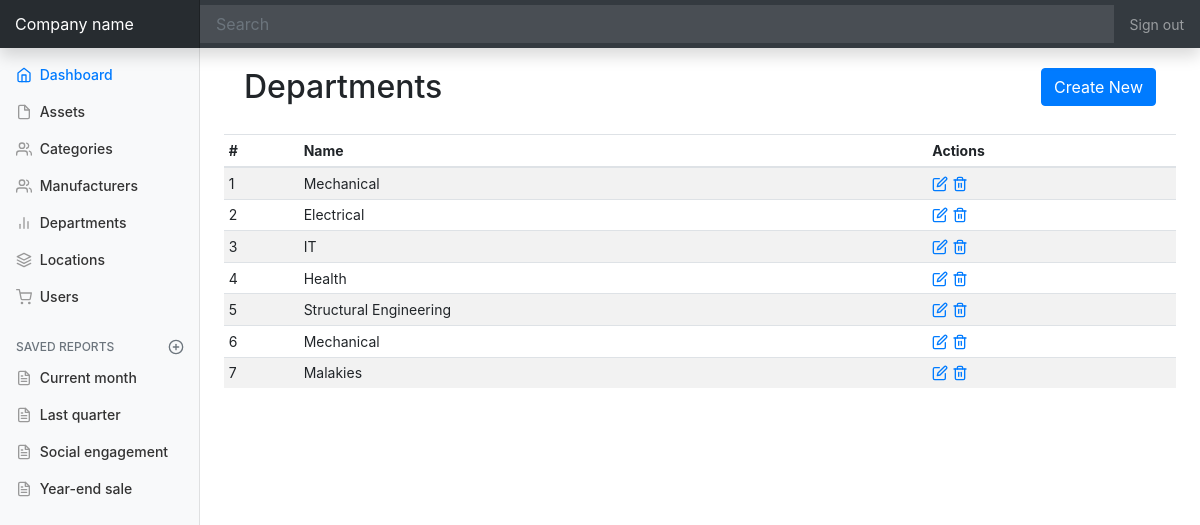
/departments, run on an earlier commit of the app's database.
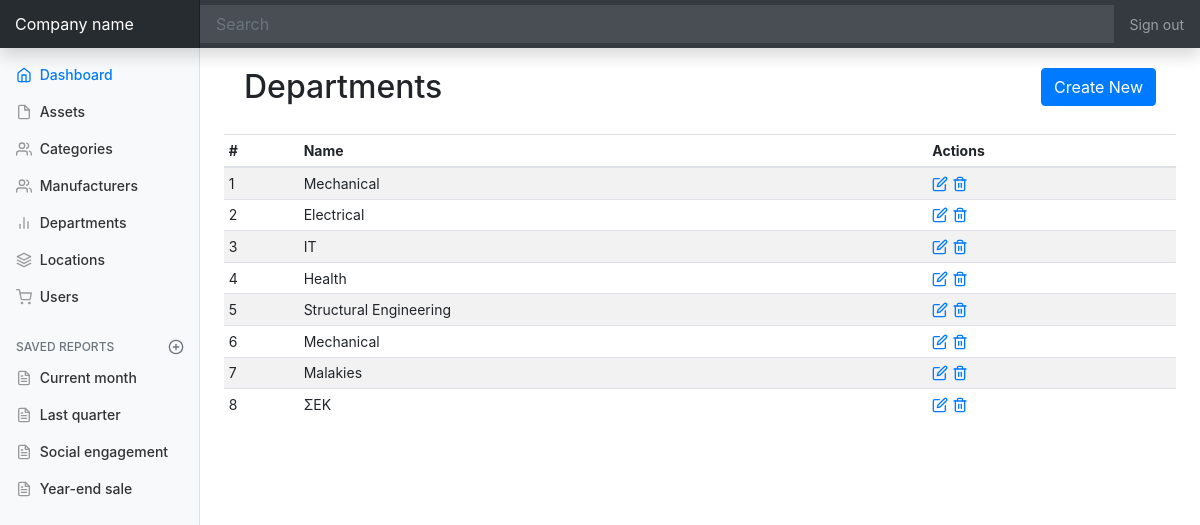
And on a later commit of the database.
### app/models.py (models this page shows, shortened)
class Department(db.Model):
	id = db.Column(db.Integer, primary_key=True)
	name = db.Column(db.String(64), unique=True)
	locations = db.relationship('Location', backref="department")

### app/routes.py (the view)
@app.route('/departments')
def departments():
	departments = Department.query.all()
	return render_template('departments.html', title='Departments', departments=departments)

### app/templates/departments.html
{% extends "base.html" %}
{% block content %}
<section style="padding: 20px;">
  <h2 style="display:inline-flex;">Departments</h2>
  <a class="btn btn-primary float-right" href="departments/create">Create New</a>
</section>
<div class="table-responsive">
  <table class="table table-striped table-sm">
    <thead>
      <tr>
        <th>#</th>
        <th>Name</th>
        <th>Actions</th>
      </tr>
    </thead>
    <tbody>
    	{% for department in departments %}
      <tr>
        <td>{{ department.id }}</td>
        <td>{{ department.name }}</td>
        <td>
          <a href="#"><span data-feather="edit"></span></a>
          <a href="#"><span data-feather="trash-2"></span></a>
        </td>
      </tr>
      {% endfor %}
    </tbody>
  </table>
</div>
{% endblock %}

### app/templates/base.html (shortened to what this page needs)
<!doctype html>
<html lang="en">
  <head>
    <link rel="stylesheet" href="https://stackpath.bootstrapcdn.com/bootstrap/4.1.3/css/bootstrap.min.css">
    <link href="{{ url_for('static', filename='dashboard.css') }}" rel="stylesheet">
  </head>
  <body>
    <nav class="navbar navbar-dark fixed-top bg-dark flex-md-nowrap p-0 shadow">
      <a class="navbar-brand col-sm-3 col-md-2 mr-0" href="{{ url_for('index')}}">Company name</a>
      <input class="form-control form-control-dark w-100" type="text" placeholder="Search" aria-label="Search">
      <ul class="navbar-nav px-3">
        <li class="nav-item text-nowrap">
          <a class="nav-link" href="#">Sign out</a>
        </li>
      </ul>
    </nav>
    <div class="container-fluid">
      <div class="row">
        <nav class="col-md-2 d-none d-md-block bg-light sidebar">
          <div class="sidebar-sticky">
            <ul class="nav flex-column">
              <li class="nav-item">
                <a class="nav-link active" href="#">
                  <span data-feather="home"></span>
                  Dashboard <span class="sr-only">(current)</span>
                </a>
              </li>
              <li class="nav-item">
                <a class="nav-link" href="{{ url_for('assets') }}">
                  <span data-feather="file"></span>
                  Assets
                </a>
              </li>
              <li class="nav-item">
                <a class="nav-link" href="{{ url_for('categories') }}">
                  <span data-feather="users"></span>
                  Categories
                </a>
              </li>
              <li class="nav-item">
                <a class="nav-link" href="{{ url_for('manufacturers') }}">
                  <span data-feather="users"></span>
                  Manufacturers
                </a>
              </li>
              <li class="nav-item">
                <a class="nav-link" href="{{ url_for('departments') }}">
                  <span data-feather="bar-chart-2"></span>
                  Departments
                </a>
              </li>
              <li class="nav-item">
                <a class="nav-link" href="{{ url_for('locations') }}">
                  <span data-feather="layers"></span>
                  Locations
                </a>
              </li>
              <li class="nav-item">
                <a class="nav-link" href="{{ url_for('users') }}">
                  <span data-feather="shopping-cart"></span>
                  Users
                </a>
            </li>
            </ul>
            <h6 class="sidebar-heading d-flex justify-content-between align-items-center px-3 mt-4 mb-1 text-muted">
              <span>Saved reports</span>
              <a class="d-flex align-items-center text-muted" href="#">
                <span data-feather="plus-circle"></span>
              </a>
            </h6>
            <ul class="nav flex-column mb-2">
              <li class="nav-item">
                <a class="nav-link" href="#">
                  <span data-feather="file-text"></span>
                  Current month
                </a>
              </li>
              <li class="nav-item">
                <a class="nav-link" href="#">
                  <span data-feather="file-text"></span>
                  Last quarter
                </a>
              </li>
              <li class="nav-item">
                <a class="nav-link" href="#">
                  <span data-feather="file-text"></span>
                  Social engagement
                </a>
              </li>
              <li class="nav-item">
                <a class="nav-link" href="#">
                  <span data-feather="file-text"></span>
                  Year-end sale
                </a>
              </li>
            </ul>
          </div>
        </nav>
        <main role="main" class="col-md-9 ml-sm-auto col-lg-10 px-4">
        {% block content %}{% endblock %}
        </main>
      </div>
    </div>
  </body>
</html>

### app/static/dashboard.css (style rules this page uses)
body { font-size: .875rem; }
.feather { width: 16px; height: 16px; vertical-align: text-bottom; }
.sidebar { position: fixed; top: 0; bottom: 0; left: 0; z-index: 100; padding: 48px 0 0; box-shadow: inset -1px 0 0 rgba(0, 0, 0, .1); }
.sidebar-sticky { position: relative; top: 0; height: calc(100vh - 48px); padding-top: .5rem; overflow-x: hidden; overflow-y: auto; }
.sidebar .nav-link { font-weight: 500; color: #333; }
.sidebar .nav-link .feather { margin-right: 4px; color: #999; }
.sidebar .nav-link.active { color: #007bff; }
.sidebar .nav-link:hover .feather, .sidebar .nav-link.active .feather { color: inherit; }
.sidebar-heading { font-size: .75rem; text-transform: uppercase; }
[role="main"] { padding-top: 48px; }
.navbar-brand { padding-top: .75rem; padding-bottom: .75rem; font-size: 1rem; background-color: rgba(0, 0, 0, .25); box-shadow: inset -1px 0 0 rgba(0, 0, 0, .25); }
.navbar .form-control { padding: .75rem 1rem; border-width: 0; border-radius: 0; }
.form-control-dark { color: #fff; background-color: rgba(255, 255, 255, .1); border-color: rgba(255, 255, 255, .1); }

What changed in the data, as far as the page shows it:
added Department: id "8", name "ΣΕΚ"
